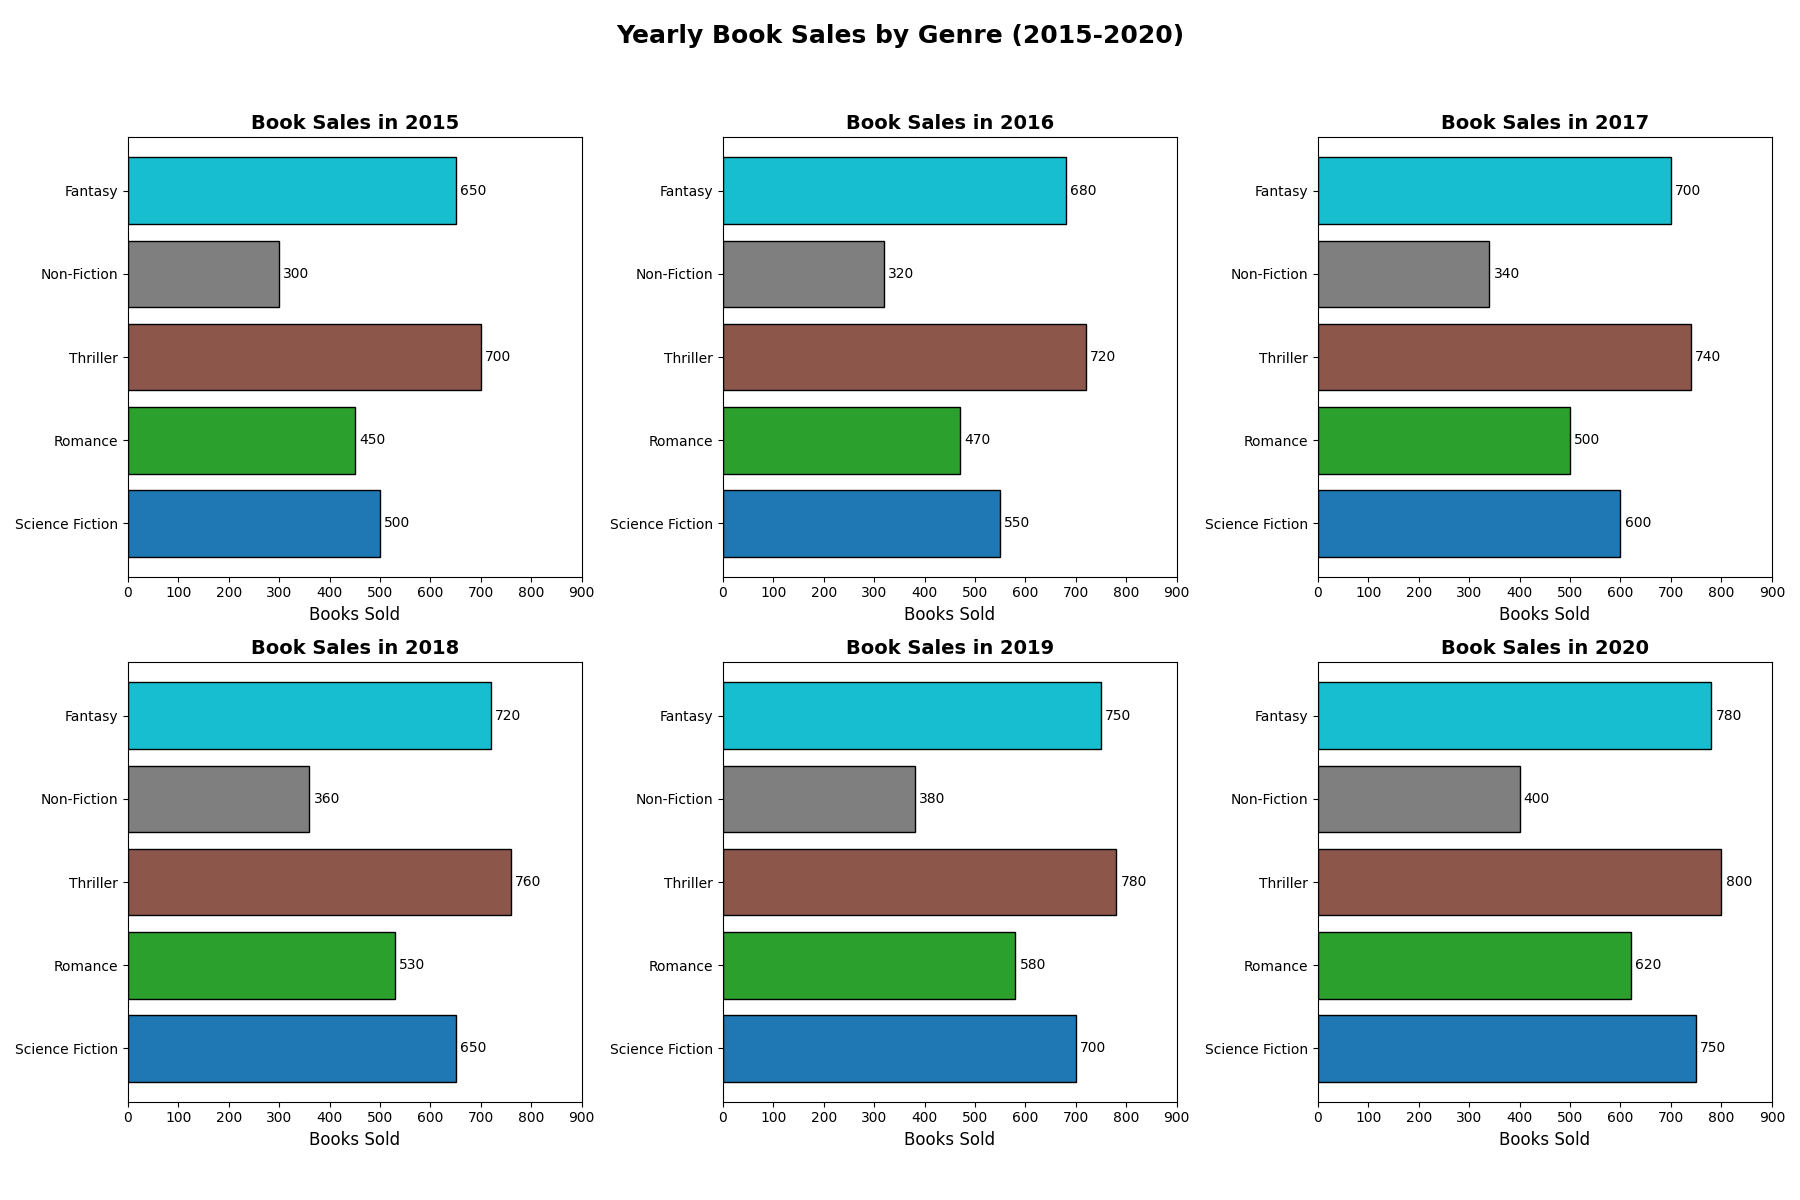

Generate this figure with Python:
import matplotlib.pyplot as plt
import numpy as np

# Backstory: The chart displays the yearly book sales of different genres in a fictitious bookstore from 2015-2020.
genres = ['Science Fiction', 'Romance', 'Thriller', 'Non-Fiction', 'Fantasy']
years = [2015, 2016, 2017, 2018, 2019, 2020]

# Sales data in number of books sold
sales_data = {
    'Science Fiction': [500, 550, 600, 650, 700, 750],
    'Romance': [450, 470, 500, 530, 580, 620],
    'Thriller': [700, 720, 740, 760, 780, 800],
    'Non-Fiction': [300, 320, 340, 360, 380, 400],
    'Fantasy': [650, 680, 700, 720, 750, 780]
}

# Colors assigned to each genre for better visual distinction
color_map = plt.cm.get_cmap('tab10', len(genres))

# Creating a bar chart for each year
fig, ax = plt.subplots(nrows=2, ncols=3, figsize=(18, 12))
ax = ax.flatten()

for i, year in enumerate(years):
    ax[i].set_title(f"Book Sales in {year}", fontsize=14, fontweight='bold')
    bars = ax[i].barh(genres, [sales_data[genre][i] for genre in genres], color=[color_map(j) for j in range(len(genres))], edgecolor='black')
    ax[i].set_xlim(0, max(max(sales) for sales in sales_data.values()) + 100)
    ax[i].set_xlabel("Books Sold", fontsize=12)
    ax[i].bar_label(bars, padding=3, fontsize=10)

# Adding a common title and adjusting layout
fig.suptitle("Yearly Book Sales by Genre (2015-2020)", fontsize=18, fontweight='bold')
plt.tight_layout(rect=[0, 0.03, 1, 0.95])

# Display the plot
plt.show()
